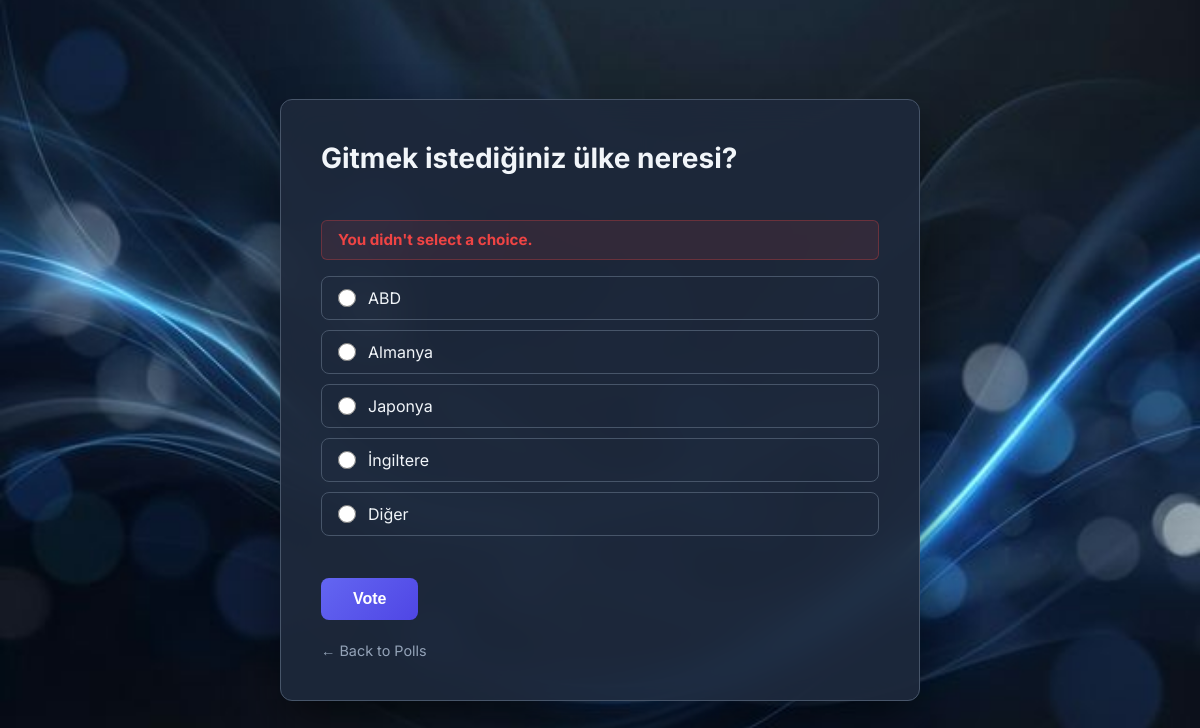
The app's page /polls/9/vote/ with its own data.
### polls/models.py (models this page shows, shortened)
class Question(models.Model):
    question_text = models.CharField(max_length=200)
    pub_date = models.DateTimeField("date published")

class Choice(models.Model):
    question = models.ForeignKey(Question, on_delete=models.CASCADE)
    choice_text = models.CharField(max_length=200)
    votes = models.IntegerField(default=0)

### polls/views.py (the view)
# urls.py: path("<int:question_id>/vote/", views.vote, name="vote"),
def vote(request, question_id):
    question = get_object_or_404(Question, pk=question_id)
    try:
        selected_choice = question.choice_set.get(pk=request.POST["choice"])
    except (KeyError, Choice.DoesNotExist):
        return render(
            request,
            "polls/detail.html",
            {
                "question": question,
                "error_message": "You didn't select a choice.",
            },
        )
    else:
        selected_choice.votes = F("votes") + 1
        selected_choice.save()
        return HttpResponseRedirect(reverse("polls:results", args=(question.id,)))

### polls/templates/polls/detail.html (shortened to what this page needs)
{% load static %}
<!DOCTYPE html>
<html lang="en">
<head>
    <link rel="stylesheet" href="{% static 'polls/style.css' %}">
</head>
<body>
<div class="polls-container">
    <form action="{% url 'polls:vote' question.id %}" method="post">
    <fieldset>
        <legend><h1>{{ question.question_text }}</h1></legend>
        {% if error_message %}<p class="error-message"><strong>{{ error_message }}</strong></p>{% endif %}
        {% for choice in question.choice_set.all %}
            <div class="choice-item">
                <input type="radio" name="choice" id="choice{{ forloop.counter }}" value="{{ choice.id }}">
                <label for="choice{{ forloop.counter }}">{{ choice.choice_text }}</label>
            </div>
        {% endfor %}
    </fieldset>
    <input type="submit" value="Vote" class="vote-btn">
    </form>
    <br>
    <a href="{% url 'polls:index' %}" class="back-link">← Back to Polls</a>
</div>
</body>
</html>

### polls/static/polls/style.css (style rules this page uses)
:root { --primary: #6366f1; --primary-dark: #4f46e5; --accent: #10b981; --bg: #0f172a; --surface: #1e293b; --surface-2: #334155; --text: #f1f5f9; --text-muted: #94a3b8; --border: #475569; --error: #ef4444; --radius: 12px; }
* { box-sizing: border-box; margin: 0; padding: 0; }
body { font-family: 'Inter', sans-serif; background: var(--bg); color: var(--text); min-height: 100vh; display: flex; align-items: center; justify-content: center; background-image: url("images/background.png"); background-size: cover; background-position: center; background-repeat: no-repeat; background-attachment: fixed; }
.polls-container { background: rgba(30, 41, 59, 0.92); backdrop-filter: blur(16px); border: 1px solid var(--border); border-radius: var(--radius); padding: 2.5rem; max-width: 640px; width: 90%; box-shadow: 0 25px 50px rgba(0, 0, 0, 0.5); animation: fadeIn 0.4s ease-out; }
h1 { font-size: 1.75rem; font-weight: 700; margin-bottom: 1.5rem; color: var(--text); line-height: 1.3; }
fieldset { border: none; padding: 0; margin-bottom: 1.5rem; }
legend { width: 100%; margin-bottom: 1.2rem; }
.choice-item { display: flex; align-items: center; gap: 0.75rem; padding: 0.7rem 1rem; border: 1px solid var(--border); border-radius: 8px; margin-bottom: 0.6rem; cursor: pointer; transition: border-color 0.2s, background 0.2s; }
.choice-item input[type="radio"] { accent-color: var(--primary); width: 18px; height: 18px; cursor: pointer; flex-shrink: 0; }
.choice-item label { font-size: 1rem; cursor: pointer; color: var(--text); }
.vote-btn { background: linear-gradient(135deg, var(--primary), var(--primary-dark)); color: #fff; border: none; border-radius: 8px; padding: 0.75rem 2rem; font-size: 1rem; font-weight: 600; cursor: pointer; transition: transform 0.15s, box-shadow 0.15s; margin-top: 0.5rem; }
.back-link { color: var(--text-muted); text-decoration: none; font-size: 0.9rem; transition: color 0.2s; }
.error-message { color: var(--error); background: rgba(239, 68, 68, 0.1); border: 1px solid rgba(239, 68, 68, 0.3); border-radius: 6px; padding: 0.6rem 1rem; margin-bottom: 1rem; font-size: 0.95rem; }

### records on screen
Question: question_text "Gitmek istediğiniz ülke neresi?"
Choice: choice_text "ABD"
Choice: choice_text "Almanya"
Choice: choice_text "Japonya"
Choice: choice_text "İngiltere"
Choice: choice_text "Diğer"

### other values on screen
{{ error_message }} "You didn't select a choice."
